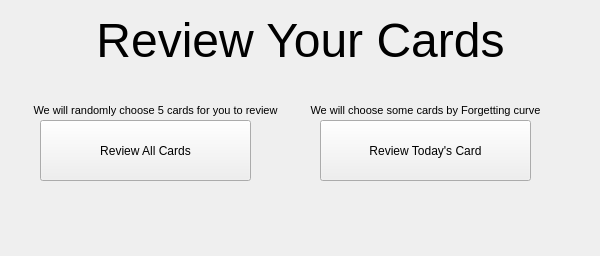
<?xml version="1.0" encoding="UTF-8"?>
<ui version="4.0">
 <class>reviewMain</class>
 <widget class="QMainWindow" name="reviewMain">
  <property name="geometry">
   <rect>
    <x>0</x>
    <y>0</y>
    <width>600</width>
    <height>256</height>
   </rect>
  </property>
  <property name="windowTitle">
   <string>Review</string>
  </property>
  <widget class="QWidget" name="centralwidget">
   <widget class="QLabel" name="label">
    <property name="geometry">
     <rect>
      <x>0</x>
      <y>0</y>
      <width>601</width>
      <height>81</height>
     </rect>
    </property>
    <property name="font">
     <font>
      <pointsize>36</pointsize>
     </font>
    </property>
    <property name="text">
     <string>Review Your Cards</string>
    </property>
    <property name="alignment">
     <set>Qt::AlignCenter</set>
    </property>
   </widget>
   <widget class="QPushButton" name="Butstart">
    <property name="geometry">
     <rect>
      <x>40</x>
      <y>120</y>
      <width>211</width>
      <height>61</height>
     </rect>
    </property>
    <property name="text">
     <string>Review All Cards</string>
    </property>
   </widget>
   <widget class="QPushButton" name="ButToday">
    <property name="geometry">
     <rect>
      <x>320</x>
      <y>120</y>
      <width>211</width>
      <height>61</height>
     </rect>
    </property>
    <property name="text">
     <string>Review Today's Card</string>
    </property>
   </widget>
   <widget class="QLabel" name="labelAll">
    <property name="geometry">
     <rect>
      <x>20</x>
      <y>180</y>
      <width>251</width>
      <height>51</height>
     </rect>
    </property>
    <property name="text">
     <string/>
    </property>
    <property name="alignment">
     <set>Qt::AlignCenter</set>
    </property>
   </widget>
   <widget class="QLabel" name="labelToday">
    <property name="geometry">
     <rect>
      <x>300</x>
      <y>180</y>
      <width>261</width>
      <height>51</height>
     </rect>
    </property>
    <property name="text">
     <string/>
    </property>
    <property name="alignment">
     <set>Qt::AlignCenter</set>
    </property>
   </widget>
   <widget class="QLabel" name="labelAll_2">
    <property name="geometry">
     <rect>
      <x>20</x>
      <y>100</y>
      <width>271</width>
      <height>21</height>
     </rect>
    </property>
    <property name="font">
     <font>
      <pointsize>8</pointsize>
     </font>
    </property>
    <property name="text">
     <string>We will randomly choose 5 cards for you to review</string>
    </property>
    <property name="alignment">
     <set>Qt::AlignCenter</set>
    </property>
   </widget>
   <widget class="QLabel" name="labelAll_3">
    <property name="geometry">
     <rect>
      <x>290</x>
      <y>100</y>
      <width>271</width>
      <height>21</height>
     </rect>
    </property>
    <property name="font">
     <font>
      <pointsize>8</pointsize>
     </font>
    </property>
    <property name="text">
     <string>We will choose some cards by Forgetting curve</string>
    </property>
    <property name="alignment">
     <set>Qt::AlignCenter</set>
    </property>
   </widget>
  </widget>
 </widget>
 <resources/>
 <connections/>
</ui>
